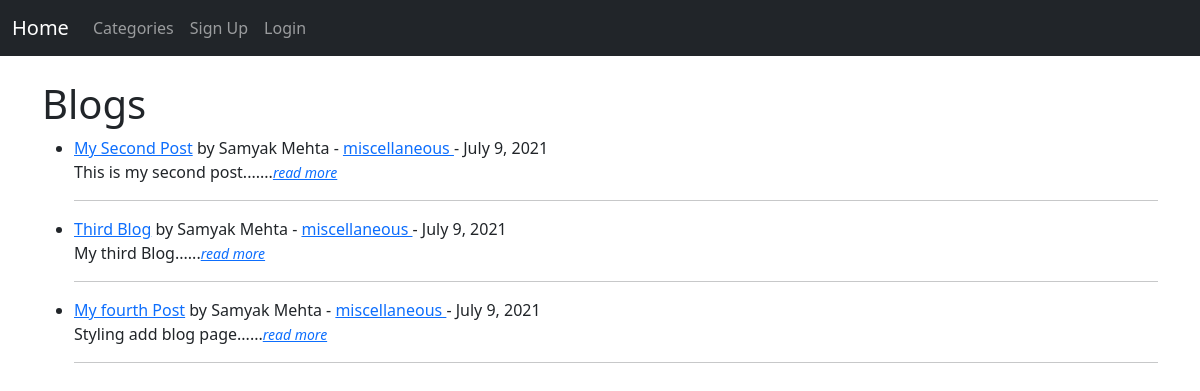
The app's page /, older data.
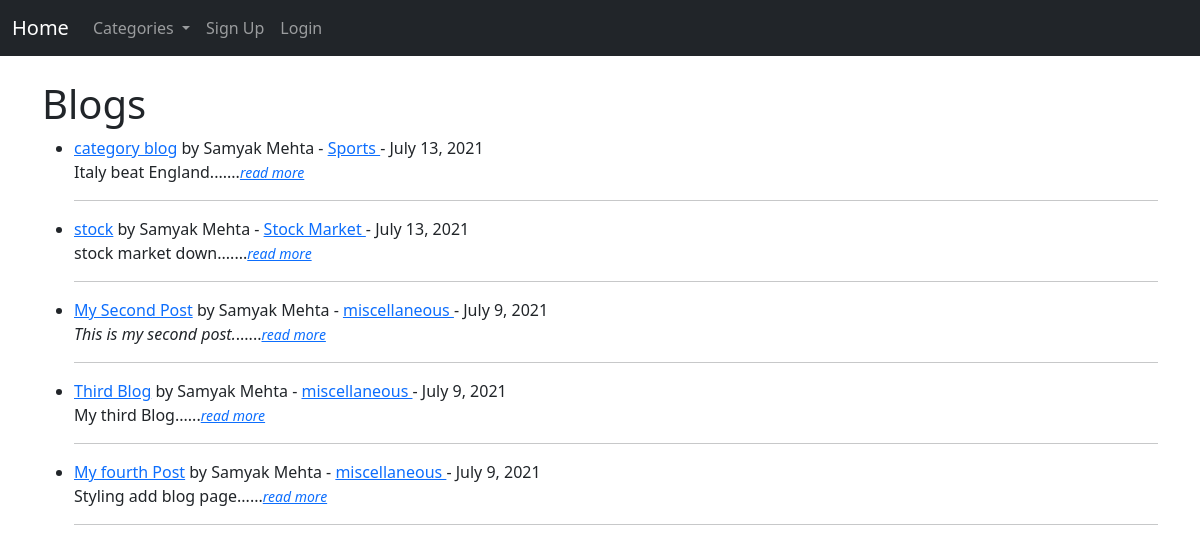
The same page, newer data.
### WebBlogApp/models.py (models this page shows, shortened)
class Post(models.Model):
    title = models.CharField(max_length=255)
    title_tag = models.CharField(max_length=255)
    author = models.ForeignKey(User, on_delete=models.CASCADE)
    body = RichTextField(blank=True, null=True)
    date = models.DateField(auto_now_add=True)
    category = models.CharField(max_length=255, default = 'miscellaneous')
    likes = models.ManyToManyField(User, related_name="blog")

### WebBlogApp/views.py (the view)
# urls.py: path('',HomeView.as_view(),name="home"),
class HomeView(ListView):
    model = Post
    template_name = 'home.html'
    ordering = ['-date']
    def get_context_data(self, *args, **kwargs):
        cat_menu = Category.objects.all()
        context = super(HomeView, self).get_context_data(*args, **kwargs)
        context["cat_menu"]=cat_menu
        return context

### WebBlogApp/models.py (called while the page is built)
    def __str__(self):
        return self.name

### WebBlogApp/templates/home.html (shortened to what this page needs)
{% extends 'base.html' %}
{% block content %}
<h1>Blogs</h1>
<ul>
{% for post in object_list %}
  <li> <a href = "{% url 'blog_detail' post.pk %}">{{post.title}}</a> by {{post.author.first_name}} {{post.author.last_name}} -
    <a href = "{% url 'category' post.category %}">{{post.category}} </a>
    - {{ post.date}}
     <br/>{{post.body | slice:":200"| safe}}......<a href = "{% url 'blog_detail' post.pk %}"><small><i>read more</i></small></a>
  <hr>
</li>
{% endfor %}
</ul>
{% endblock %}

### WebBlogApp/templates/base.html (shortened to what this page needs)
<!doctype html>
<html lang="en">
  <head>
    <link href="https://cdn.jsdelivr.net/npm/bootstrap@5.0.2/dist/css/bootstrap.min.css" rel="stylesheet">
  </head>
  <body>
    <nav class="navbar navbar-expand-lg navbar-dark bg-dark">
        <div class="container-fluid">
          <a class="navbar-brand" href="{% url 'home' %}">Home</a>
          <div class="collapse navbar-collapse" id="navbarSupportedContent">
            <ul class="navbar-nav me-auto mb-2 mb-lg-0">
              {% if cat_menu %}
              <li class="nav-item dropdown">
                <a class="nav-link dropdown-toggle" href="#" id="navbarDropdown" role="button" data-bs-toggle="dropdown" aria-expanded="false">
                  Categories
                </a>
              </li>
              {% else %}
              <a class="nav-link" href="{% url 'category_list' %}">Categories</a>
              {% endif %}
              {% if user.is_authenticated %}
              <li class="nav-item">
                <a class="nav-link" href="{% url 'add_blog' %}">Add Blog</a>
              </li>
              <li class="nav-item">
                <a class="nav-link" href="{% url 'add_category' %}">Add Category</a>
              </li>
              <li class="nav-item">
                <a class="nav-link" href="{% url 'logout' %}">Logout</a>
              </li>
              {% else %}
              <li class="nav-item">
                <a class="nav-link" href="{% url 'SignUp' %}">Sign Up</a>
              </li>
              <li class="nav-item">
                <a class="nav-link" href="{% url 'login' %}">Login</a>
              </li>
              {% endif %}
            </ul>
          </div>
        </div>
      </nav>
    <br/>
    <div class="container">
    {% block content %}
    {% endblock %}
    </div>
  </body>
</html>

Row changes from the older to the newer data that the page shows:
added Post: title "category blog", author.first_name "Samyak", author.last_name "Mehta", category "Sports", date "July 13, 2021", body "Italy beat England."
added Post: title "stock", author.first_name "Samyak", author.last_name "Mehta", category "Stock Market", date "July 13, 2021", body "stock market down."
